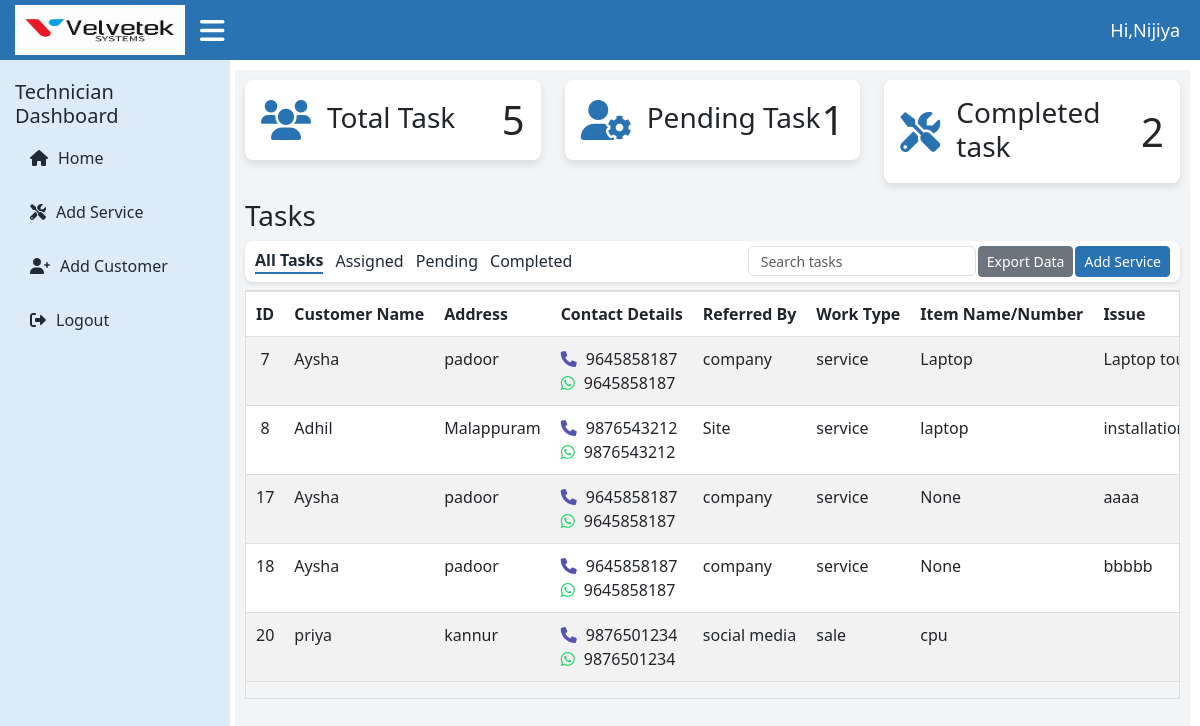
Page /technician-dashboard/ (signed in) on the earlier database version.
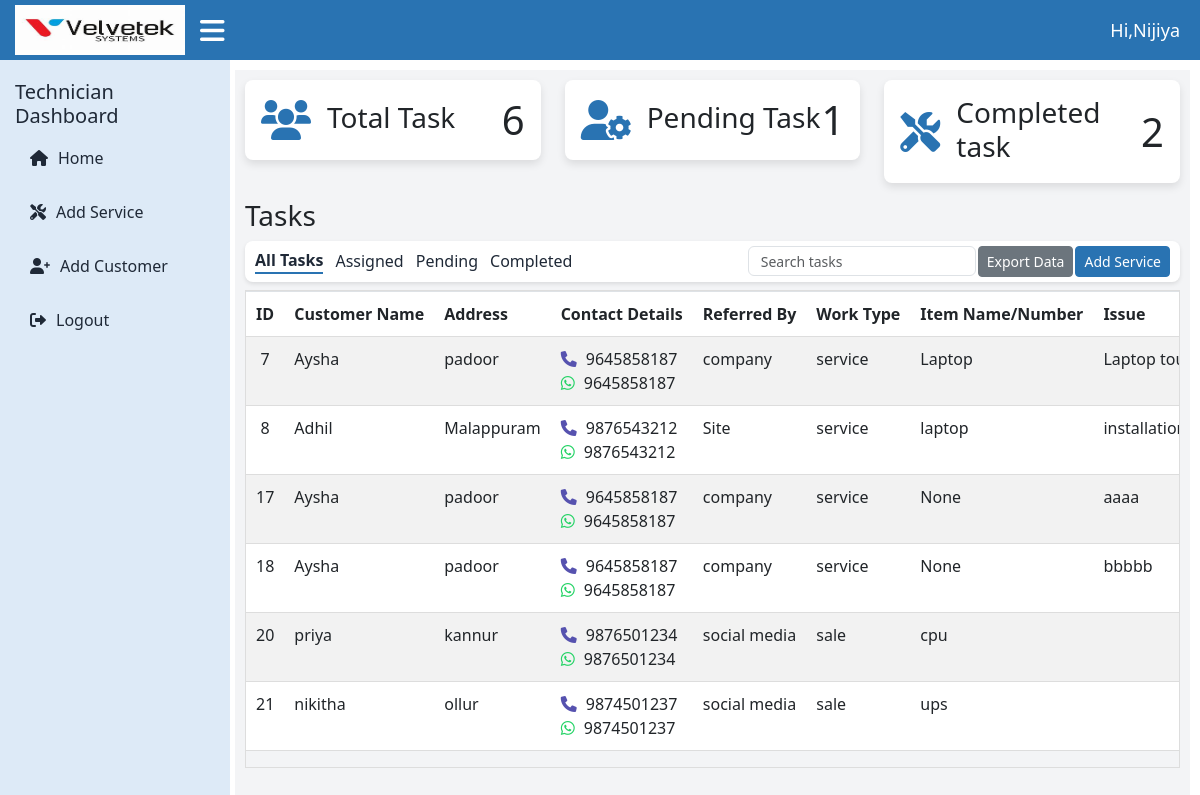
Same page on the later database version.
### velvetekapp/models.py (models this page shows, shortened)
class Apply(models.Model):
    customer = models.ForeignKey(Customer, on_delete=models.CASCADE,blank=True,null=True)
    name=models.CharField(max_length=255,null=True)
    address = models.TextField(null=True)
    contact_number = models.CharField(max_length=15,null=True)
    whatsapp_number = models.CharField(max_length=15,null=True)
    referred_by =models.CharField(max_length=255,null=True)
    service_by = models.ForeignKey(CustomUser, on_delete=models.CASCADE)
    WORK_TYPE_CHOICES=[
        ('sale','sale'),('service','service'),
    ]
    work_type=models.CharField(max_length=10,choices=WORK_TYPE_CHOICES,default='sale')
    item_name_or_number = models.CharField(max_length=255,null=True)
    issue = models.TextField(blank=True,null=True) #applicable for 'services'
    photos_of_item =models.TextField(null=True, blank=True)
    estimation_document =models.FileField(upload_to='pdf',null=True,blank=True)
    estimated_price = models.CharField(max_length=255)
    estimated_date = models.DateField(null=True)
    any_other_comments = models.CharField(max_length=255,null=True,blank=True)
    created_at = models.DateField(default=timezone.now)
    def get_photos(self):
        return self.photos_of_item.split(",") if self.photos_of_item else []

### loginapp/views.py (the view, shortened to what this page needs)
# urls.py: path('technician-dashboard/', technician_dashboard, name='technician_dashboard'),
@login_required
def technician_dashboard(request):
    technician_customers = Apply.objects.filter(service_by=request.user) if request.user.is_authenticated else None
    total_services = technician_customers.count() if technician_customers else 0
    pending_task = CurrentStatus.objects.filter(technician_name=request.user.username, status="Pending").count()
    completed_task = CurrentStatus.objects.filter(technician_name=request.user.username, status="Completed").count()
    details = None
    users = CustomUser.objects.all()
    if 'contact_number' in request.GET:
        contact_number = request.GET.get('contact_number', '').strip()
        try:
            details = Customer.objects.get(contact_number=contact_number)
        except Customer.DoesNotExist:
            messages.info(request, "No customer found with this contact number. You can add their details.")
    context = {
        'technician_customers': technician_customers,
        'users': users,
        'details': details,
        'total_services': total_services,
        'pending_task': pending_task,
        'completed_task': completed_task,
        'MEDIA_URL': settings.MEDIA_URL,
    }
    return render(request, 'technician_dashboard.html', context)

### templates/technician_dashboard.html (shortened to what the changed rows need)
<!DOCTYPE html>
{% load static %}
<html lang="en">
<head>
  <link href="https://cdn.jsdelivr.net/npm/bootstrap-icons/font/bootstrap-icons.css" rel="stylesheet">
  <link href="https://cdn.jsdelivr.net/npm/bootstrap@5.3.0/dist/css/bootstrap.min.css" rel="stylesheet">
<link href="https://cdn.jsdelivr.net/npm/lightbox2@2.11.3/dist/css/lightbox.min.css" rel="stylesheet">
  <link href="https://cdnjs.cloudflare.com/ajax/libs/font-awesome/6.0.0/css/all.min.css" rel="stylesheet">
  <link rel="stylesheet" href="{% static 'assets/css/admin_dashboard.css' %}">
</head>
<body>
  <div class="main-content">
    <div class="row">
      <div class="col-md-4">
        <div class="card p-3 mb-3">
          <div class="d-flex align-items-center">
            <i class="fas fa-users card-icon me-3"></i>
            <div>
              <h3 class="mb-1">Total Task</h3>
            </div>
            <h1 class="ms-auto mb-0">{{ total_services }}</h1>
          </div>
        </div>
      </div>
      <div class="col-md-4">
        <div class="card p-3 mb-3">
          <div class="d-flex align-items-center">
            <h1 class="ms-auto mb-0">{{ pending_task }}</h1>
          </div>
        </div>
      </div>
      <div class="col-md-4">
        <div class="card p-3 mb-3">
          <div class="d-flex align-items-center">
            <h1 class="ms-auto mb-0">{{ completed_task }}</h1>
          </div>
        </div>
      </div>
    </div>
 {% block content %}
  <div class="table-responsive mt-2">
    <table class="table table-striped table-bordered">
      <thead>
        <tr>
          <th>ID</th>
          <th>Customer Name</th>
          <th>Address</th>
          <th style="width: 18%;">Contact Details</th>
          <th>Referred By</th>
          <th>Work Type</th>
          <th>Item Name/Number</th>
          <th colspan="2">Issue</th>
        </tr>
      </thead>
      <tbody>
        {% for service in technician_customers %}
        <tr>
          <td>
            <div style="display: flex; flex-direction: column; align-items: center; justify-content: center; text-align: center;">
              <span>{{ service.id }}</span>
            </div>
          </td>
          <td>{{ service.name }}</td>
          <td>{{ service.address }}</td>
          <td>
            <div>
              <i class="fa fa-phone" aria-hidden="true"></i>
              {% if service.contact_number|slice:":1" == "+" %}
                {{ service.contact_number|slice:"3:" }}
              {% else %}
                {{ service.contact_number }}
              {% endif %}
            </div>
            <div>
              <i class="fab fa-whatsapp" aria-hidden="true"></i>
              {% if service.whatsapp_number|slice:":1" == "+" %}
                {{ service.whatsapp_number|slice:"3:" }}
              {% else %}
                {{ service.whatsapp_number }}
              {% endif %}
            </div>
          </td>
          <td>{{ service.referred_by }}</td>
          <td>{{ service.get_work_type_display }}</td>
          <td>{{ service.item_name_or_number }}</td>
          <td colspan="2">{{ service.issue }}</td>
      </tr>
{% endfor %}
</tbody>
  </table>
</div>
{% endblock %}
</div>
</body>
</html>

Differences in the rows shown:
added Apply: id "21", name "nikitha", address "ollur", contact_number "9874501237", whatsapp_number "9874501237", referred_by "social media", work_type "sale", item_name_or_number "ups"
Other differences:
{{ total_services }}: "5" → "6"
